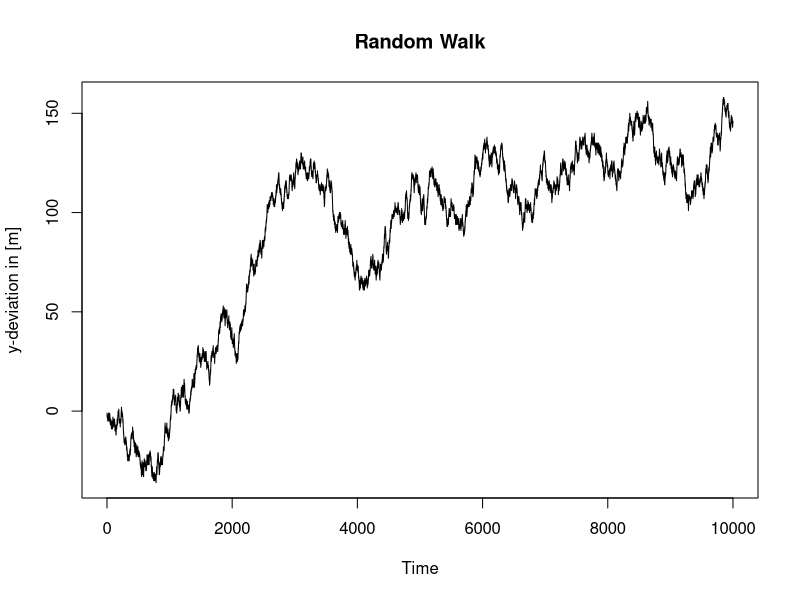

The R source for this figure:
##Random Walk process
##The function cumsum() computes the 
d = sample(c(-1,1), replace = T, size = 10000)
x = ts(cumsum(d)) # compute cumulated sum
plot(x, main="Random Walk", ylab="y-deviation in [m]")